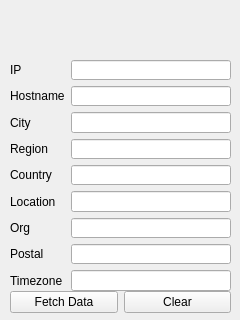
<?xml version="1.0" encoding="UTF-8"?>
<ui version="4.0">
 <class>Form</class>
 <widget class="QWidget" name="Form">
  <property name="geometry">
   <rect>
    <x>0</x>
    <y>0</y>
    <width>240</width>
    <height>320</height>
   </rect>
  </property>
  <property name="minimumSize">
   <size>
    <width>240</width>
    <height>320</height>
   </size>
  </property>
  <property name="maximumSize">
   <size>
    <width>240</width>
    <height>320</height>
   </size>
  </property>
  <property name="windowTitle">
   <string>IpInfo - pythonexplainedto.me</string>
  </property>
  <widget class="QWidget" name="formLayoutWidget">
   <property name="geometry">
    <rect>
     <x>10</x>
     <y>60</y>
     <width>221</width>
     <height>231</height>
    </rect>
   </property>
   <layout class="QFormLayout" name="formLayout">
    <item row="0" column="0">
     <widget class="QLabel" name="IPLabel">
      <property name="text">
       <string>IP</string>
      </property>
     </widget>
    </item>
    <item row="0" column="1">
     <widget class="QLineEdit" name="IpE"/>
    </item>
    <item row="1" column="0">
     <widget class="QLabel" name="hostnameLabel">
      <property name="text">
       <string>Hostname</string>
      </property>
     </widget>
    </item>
    <item row="1" column="1">
     <widget class="QLineEdit" name="hostnameE"/>
    </item>
    <item row="2" column="0">
     <widget class="QLabel" name="cityLabel">
      <property name="text">
       <string>City</string>
      </property>
     </widget>
    </item>
    <item row="2" column="1">
     <widget class="QLineEdit" name="cityE"/>
    </item>
    <item row="3" column="0">
     <widget class="QLabel" name="regionLabel">
      <property name="text">
       <string>Region</string>
      </property>
     </widget>
    </item>
    <item row="3" column="1">
     <widget class="QLineEdit" name="regionE"/>
    </item>
    <item row="4" column="0">
     <widget class="QLabel" name="countryLabel">
      <property name="text">
       <string>Country</string>
      </property>
     </widget>
    </item>
    <item row="4" column="1">
     <widget class="QLineEdit" name="countryE"/>
    </item>
    <item row="5" column="0">
     <widget class="QLabel" name="locationLabel">
      <property name="text">
       <string>Location</string>
      </property>
     </widget>
    </item>
    <item row="5" column="1">
     <widget class="QLineEdit" name="locationE"/>
    </item>
    <item row="6" column="0">
     <widget class="QLabel" name="orgLabel">
      <property name="text">
       <string>Org</string>
      </property>
     </widget>
    </item>
    <item row="6" column="1">
     <widget class="QLineEdit" name="orgE"/>
    </item>
    <item row="7" column="0">
     <widget class="QLabel" name="postalLabel">
      <property name="text">
       <string>Postal</string>
      </property>
     </widget>
    </item>
    <item row="7" column="1">
     <widget class="QLineEdit" name="postE"/>
    </item>
    <item row="8" column="0">
     <widget class="QLabel" name="timezoneLabel">
      <property name="text">
       <string>Timezone</string>
      </property>
     </widget>
    </item>
    <item row="8" column="1">
     <widget class="QLineEdit" name="timezE"/>
    </item>
   </layout>
  </widget>
  <widget class="QWidget" name="horizontalLayoutWidget">
   <property name="geometry">
    <rect>
     <x>10</x>
     <y>290</y>
     <width>221</width>
     <height>25</height>
    </rect>
   </property>
   <layout class="QHBoxLayout" name="horizontalLayout">
    <item>
     <widget class="QPushButton" name="getData">
      <property name="text">
       <string>Fetch Data</string>
      </property>
     </widget>
    </item>
    <item>
     <widget class="QPushButton" name="remData">
      <property name="text">
       <string>Clear</string>
      </property>
     </widget>
    </item>
   </layout>
  </widget>
 </widget>
 <resources/>
 <connections/>
</ui>
